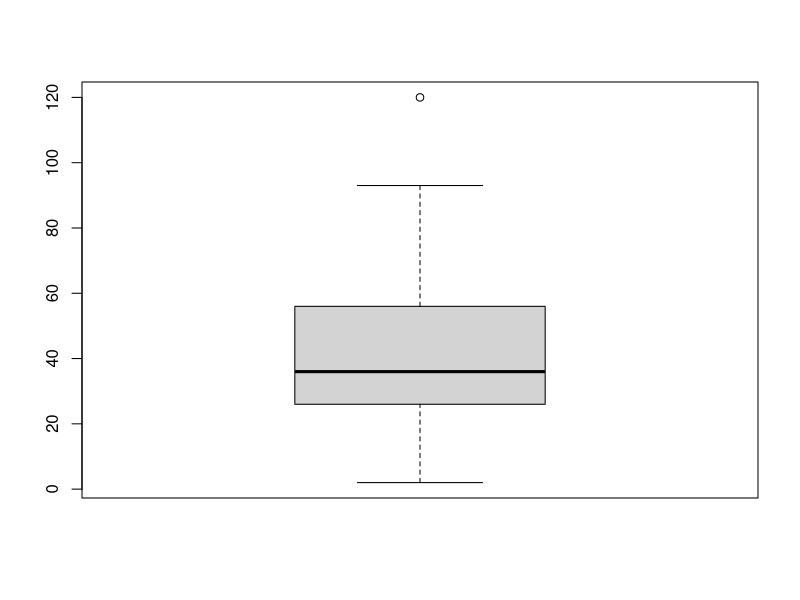
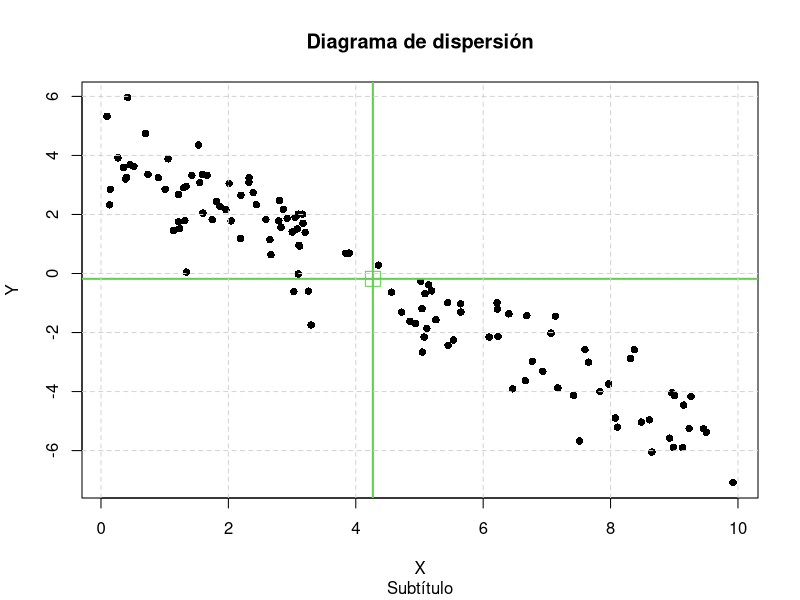
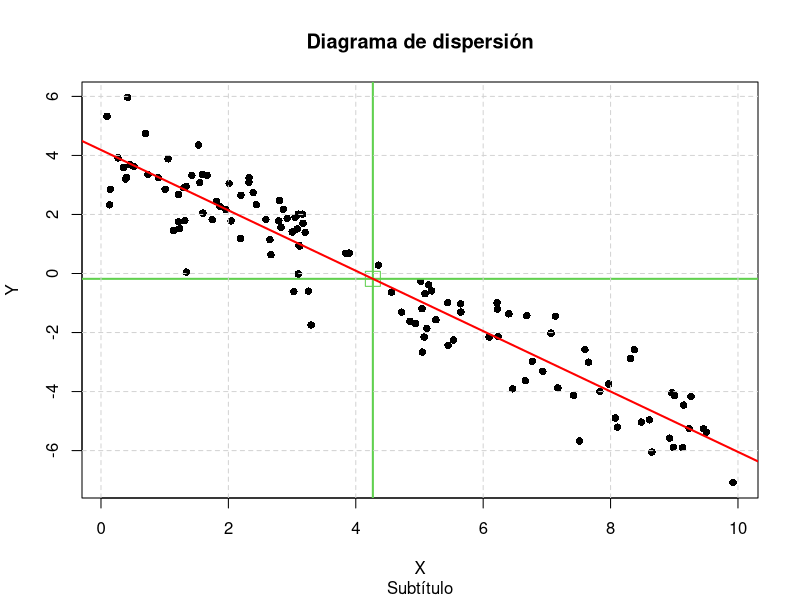
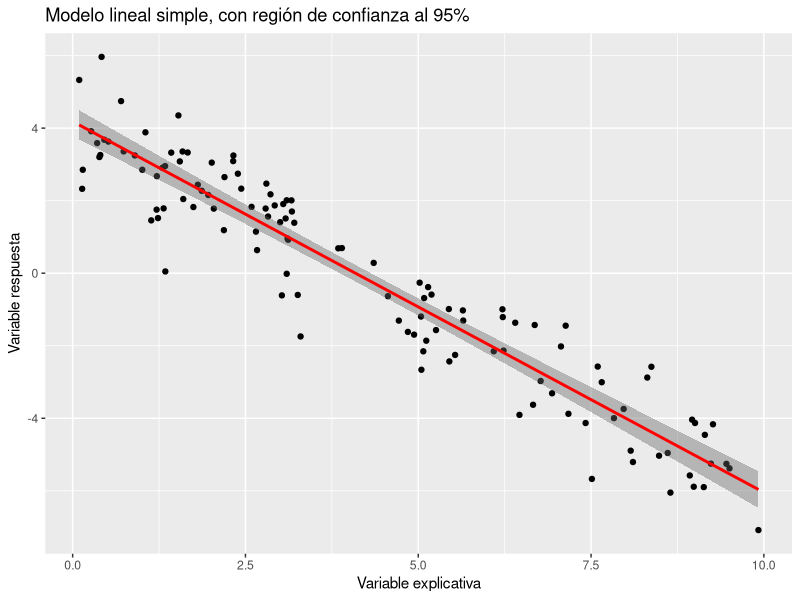

These charts were generated, in order, by the following R code:
## ---- chunk 1
knitr::opts_chunk$set(echo = TRUE)
## ---- chunk 2
boxplot(cars$dist)
## ---- chunk 3
#setwd(dirname(rstudioapi::getActiveDocumentContext()$path)) # Configurar wd a la carpeta actual (solo en RStudio) 
setwd("C:\\Users\\Pablo\\Desktop\\IE_Regresion")
datos <- read.table("datos_trabajo_temas6y7.txt", header=T, sep=" ", dec=".")
str(datos)
summary(datos)
head(datos)


datos = datos[,c("X", "Y47")]
str(datos)
X <- datos[,"X"]
Y <- datos[,"Y47"]

n <- length(Y)
## ---- chunk 4
covar = cov(X,Y)*(n-1)/n; covar           # Covarianza
cov(X,Y)                                  # Cuasicovarianza
cor(X, Y)                                 # Coeficiente de correlación
## ---- chunk 5
mX <- mean(X)
mY <- mean(Y)
## ---- chunk 6
representar <- function(){
  plot(X, Y,
       main="Diagrama de dispersión", pch=16,
       sub="Subtítulo")
  
  # Añadimos un punto para el vector de medias
  points(mX, mY, pch=12, col=3, cex=2)
  
  # Añadimos dos rectas para dividir en cuadrantes
  abline(v=mX, col=3, lty=1, lwd=2)   # Vertical
  abline(h=mY, col=3, lty=1, lwd=2)   # Horizontal
  
  
  grid(nx = NULL, ny = NULL, lty = 2, col = "lightgray", lwd = 1)
}

representar()
## ---- chunk 7
modelo=lm(Y~X)
modelo
## ---- chunk 8
var.X <- var(X)*(n-1)/n
beta0.gorro = mY - covar*mX/var.X; beta0.gorro
beta1.gorro = covar/var.X; beta1.gorro
var.error = sum((Y - beta0.gorro - beta1.gorro*X)^2)/(n-2); var.error
sd.error = sqrt(var.error); sd.error
## ---- chunk 9
modelo    # Información del modelo
modelo$coefficients         # beta0 gorro y beta1 gorro

# En modelo$residuals están los residuos
sum(modelo$residuals^2)/(n-2)
## ---- chunk 10
representar()
abline(modelo, col="red", lwd=2)
## ---- chunk 11
library(ggplot2)
p3 <- ggplot(datos, aes(x=X, y=Y)) +
  geom_point() +
  geom_smooth(formula=y~x, level=0.99, method=lm, color="red", fill="#666666", se=TRUE) + 
  labs(y = "Variable respuesta",
       x = "Variable explicativa",
       title = "Modelo lineal simple, con región de confianza al 95%")
p3
## ---- chunk 12
alfa <- 1 - 0.99
## ---- chunk 13
beta0.cuantil <- qt(1-alfa/2, df=n-2); beta0.cuantil

beta0.extremoinferior <- beta0.gorro - beta0.cuantil * sqrt(var.error * (1/n + mX^2/(n*var.X)))
beta0.extremosuperior <- beta0.gorro + beta0.cuantil * sqrt(var.error * (1/n + mX^2/(n*var.X)))

beta0.IC <- c(beta0.extremoinferior, beta0.extremosuperior); beta0.IC
